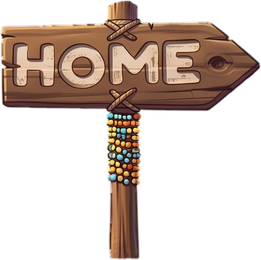
#> input picture New/tools/art/ref/home_sign_painted.png, 261 x 260 px
$ python world_sign.py
#> lines starting #> are read from the running program, lines starting #| are printed output that depends on the picture; after the words box and inside, x2 and y2 are one past the last pixel; in counts of white or black regions, pixels touching at a corner belong together
#!/usr/bin/env python3
"""Round 21 (the judges, j17: "the HOME sign's letters look like a UI font, not carved"): the letters of the painted
signpost (tools/art/ref/home_sign_painted.png, the world redraw's picture) cut into the board and burned: each letter's
cream fill becomes a groove of charred wood with the board's grain running through it, the groove's upper-left walls
in shadow (the sun and the fire light it from the upper left) and its lower-right walls catching the light, a thin
lit lip where the cut meets the board below and to the right.
Round 22 (the judges, j18: "the beaded pole under the HOME sign reads as a corn cob"): the post's long wrap of beads in
rows is plain wood again (the post's grain below it, carried up), with two narrow bands of Zulu beadwork round it (a
row of small beads, red, white, blue and gold, darker toward the post's sides as it turns), so the beadwork stays.

    python3 tools/art/world_sign.py   -> assets/art/world/home_sign.png
"""
from pathlib import Path

import numpy as np
from PIL import Image
from scipy import ndimage

NEW = Path(__file__).resolve().parents[2]
SRC = Path(__file__).parent / "ref/home_sign_painted.png"
OUT = NEW / "assets/art/world/home_sign.png"
BOARD = (slice(28, 112), slice(4, 232))  # rows, columns of the board where the letters are (px)
WRAP = (112, 186)  # round 22: rows of the post wrapped in beads (px)
POST_COLS = slice(100, 150)  # columns round the post (px)
BANDS = (115, 177)  # round 22: top rows of the two narrow bead bands (px)
BEADS = [(196, 52, 38), (244, 236, 214), (52, 112, 176), (232, 176, 52)]  # red, white, blue, gold


def plain_post(res: np.ndarray) -> None:
    """Round 22: the beaded wrap replaced by the post's own wood, with two narrow bands of beads round it."""
    y0, y1 = WRAP
    wood = res[188:252, POST_COLS].copy()  # (the plain post under the wrap)
    for y in range(y0, y1):
        res[y, POST_COLS] = wood[(y - y0) % wood.shape[0]]
    cols = np.where(res[200, POST_COLS, 3] > 128)[0] + POST_COLS.start
    left, right = int(cols.min()), int(cols.max())
    mid = (left + right) / 2.0
    half = (right - left) / 2.0
    for k, top in enumerate(BANDS):
        # the band's shadow on the post under it, then two rows of beads, 3 px each, the second offset
        res[top + 6, left:right + 1, :3] = res[top + 6, left:right + 1, :3] * 0.5
        res[top + 7, left:right + 1, :3] = res[top + 7, left:right + 1, :3] * 0.75
        for row in range(2):
            for i, x in enumerate(range(left - row, right + 1, 3)):
                r, g, b = BEADS[(i + k * 2 + row * 2) % len(BEADS)]
                turn = 1.0 - 0.55 * ((x + 1 - mid) / half) ** 2  # (the post turning away at its sides)
                for dy in range(3):
                    for dx in range(3):
                        xx = x + dx
                        if xx < left or xx > right:
                            continue
                        corner = dy in (0, 2) and dx in (0, 2)  # (round beads: their corners in shade)
                        lit = 1.18 if (dy, dx) == (0, 1) else (0.72 if dy == 2 or corner else 1.0)  # (lit from above)
                        res[top + row * 3 + dy, xx, :3] = np.clip(np.array([r, g, b]) * max(turn, 0.3) * lit, 0, 255)
                        res[top + row * 3 + dy, xx, 3] = 255


def shift(m, dy, dx):
    return np.roll(np.roll(m, dy, axis=0), dx, axis=1)


def main() -> None:
    img = np.asarray(Image.open(SRC).convert("RGBA")).astype(float)
    rgb = img[..., :3]
    lum = rgb.mean(axis=2)
    sat = rgb.max(axis=2) - rgb.min(axis=2)
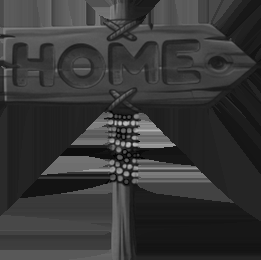
#> sat: shape (260, 261) float64; min 0, max 196, mean 54.3
    region = np.zeros(lum.shape, bool)
    region[BOARD] = True
    # the letters' cream fill (light and pale), closed over its painted specks
    cream = region & (lum > 168) & (sat < 85) & (img[..., 3] > 200)
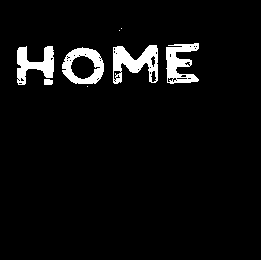
#> cream: shape (260, 261) bool; 5% white; 8 white regions (3 under 20 px), largest, box (x1, y1, x2, y2) and area: (113, 45, 158, 84) 960, (62, 47, 104, 84) 802, (166, 43, 199, 84) 781, (17, 46, 54, 85) 768, (44, 79, 53, 85) 50
    cream = ndimage.binary_opening(cream, iterations=1)
#> cream: shape (260, 261) bool; 4.7% white; 8 white regions (1 under 20 px), largest, box (x1, y1, x2, y2) and area: (113, 45, 158, 81) 831, (62, 47, 104, 84) 784, (17, 46, 54, 85) 750
    cream = ndimage.binary_closing(cream, iterations=2)
#> cream: shape (260, 261) bool; 5% white; 4 white regions, box (x1, y1, x2, y2) and area: (113, 45, 158, 84) 973, (17, 46, 54, 85) 820, (62, 47, 104, 84) 805, (166, 43, 199, 84) 779
    labels, n = ndimage.label(cream)
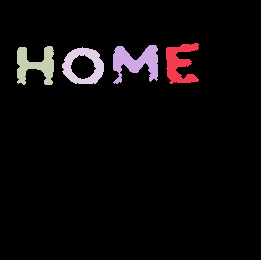
#> labels: shape (260, 261) int32; 5 distinct labels, from 0 to 4; one colour per label, 0 black
#> n = 4
    sizes = ndimage.sum(cream, labels, range(1, n + 1))
#> sizes = [779, 973, 820, 805]
    keep = np.isin(labels, [i + 1 for i, s in enumerate(sizes) if s > 60])  # (the letters, not a highlight fleck)
    # (and the light specks and shading left round their edges)
    keep = keep | (ndimage.binary_dilation(keep, iterations=2) & (lum > 130) & (sat < 100))
#> keep: shape (260, 261) bool; 5.7% white; 9 white regions (5 under 20 px), largest, box (x1, y1, x2, y2) and area: (112, 44, 158, 84) 1101, (61, 47, 104, 86) 922, (17, 46, 54, 86) 918, (166, 43, 199, 84) 910
    keep = ndimage.binary_closing(keep, iterations=1)
#> keep: shape (260, 261) bool; 5.7% white; 4 white regions, box (x1, y1, x2, y2) and area: (112, 44, 160, 84) 1108, (17, 46, 56, 86) 936, (61, 47, 104, 86) 923, (166, 43, 199, 84) 914
    mask = ndimage.gaussian_filter(keep.astype(float), 0.6)
    # (the dark outline painted round each letter: it becomes the groove's steep walls)
    walls = ndimage.binary_dilation(keep, iterations=2) & ~keep & (lum < 120)
#> walls: shape (260, 261) bool; 2% white in thin lines or dots, all inside (x1, y1, x2, y2) = (15, 41, 201, 88)

    rng = np.random.default_rng(21)
    h, w = lum.shape
#> h = 260; w = 261
    y = np.arange(h, dtype=float)[:, None]
#> y = 260 values from 0 to 259
    x = np.arange(w, dtype=float)[None, :]
    # the board's grain, running along it: long dark streaks wavering a little
    grain = ndimage.gaussian_filter(rng.normal(0, 1, (h, w)), (0.6, 14.0))
    grain = grain / (np.abs(grain).max() + 1e-6)
    rings = np.sin(y * 0.9 + np.sin(x * 0.03) * 3.0 + grain * 2.0)
    # the groove's floor: charred wood, warm in its grain
    floor = np.stack([74 + 14 * rings + 16 * grain, 42 + 8 * rings + 9 * grain, 25 + 4 * rings + 5 * grain], axis=-1)
    # depth: the walls on the upper left throw their shadow onto the floor; the lower-right walls catch the light
    soft = mask
    shadow = np.clip(soft - shift(soft, 3, 3), 0, 1)  # (near the groove's upper-left edges)
    lit_wall = np.clip(soft - shift(soft, -2, -2), 0, 1)  # (near its lower-right edges)
    c = floor * (1.0 - 0.55 * shadow[..., None])
    c = c * (1 - lit_wall[..., None] * 0.7) + np.array([182, 120, 70]) * lit_wall[..., None] * 0.7
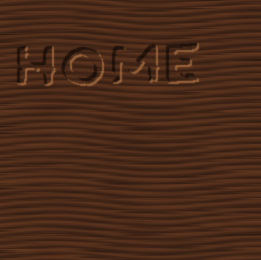
#> c: shape (260, 261, 3) float64; mean of channels 0, 1, 2 74.1, 42.2, 25.1; drawn as R, G, B
    # the floor a little warmer down the middle of each stroke (the fire's glow in it), so the word reads at a glance
    core = ndimage.distance_transform_edt(keep)
    warm = np.clip((core - 1.5) / 3.0, 0, 1) * 0.22
    c = c * (1 - warm[..., None]) + np.array([150, 84, 40]) * warm[..., None]
    out = rgb.copy()
    out = out * (1 - mask[..., None]) + c * mask[..., None]
    # the cut's steep walls (the old outline): darker, the lower-right ones lit
    wall_lit = walls & (shift(keep, -2, -2) | shift(keep, -1, -2) | shift(keep, -2, -1)) & ~(shift(keep, 2, 2))
#> in shift (call 3), `return np.roll(np.roll(m, dy, axis=0), dx, axis=1)`: returned value: shape (260, 261) bool; 5.7% white; 4 white regions, box (x1, y1, x2, y2) and area: (110, 42, 158, 82) 1108, (15, 44, 54, 84) 936, (59, 45, 102, 84) 923, (164, 41, 197, 82) 914
#> in shift (call 4), `return np.roll(np.roll(m, dy, axis=0), dx, axis=1)`: returned value: shape (260, 261) bool; 5.7% white; 4 white regions, box (x1, y1, x2, y2) and area: (110, 43, 158, 83) 1108, (15, 45, 54, 85) 936, (59, 46, 102, 85) 923, (164, 42, 197, 83) 914
#> in shift (call 5), `return np.roll(np.roll(m, dy, axis=0), dx, axis=1)`: returned value: shape (260, 261) bool; 5.7% white; 4 white regions, box (x1, y1, x2, y2) and area: (111, 42, 159, 82) 1108, (16, 44, 55, 84) 936, (60, 45, 103, 84) 923, (165, 41, 198, 82) 914
#> in shift (call 6), `return np.roll(np.roll(m, dy, axis=0), dx, axis=1)`: returned value: shape (260, 261) bool; 5.7% white; 4 white regions, box (x1, y1, x2, y2) and area: (114, 46, 162, 86) 1108, (19, 48, 58, 88) 936, (63, 49, 106, 88) 923, (168, 45, 201, 86) 914
#> wall_lit: shape (260, 261) bool; 0.93% white in thin lines or dots, all inside (x1, y1, x2, y2) = (15, 41, 198, 85)
    out[walls] = out[walls] * 0.55
    out[wall_lit] = np.array([168, 112, 66])
    # the lip of the board round each letter: a thin light edge below and to the right of the cut
    ring = ndimage.binary_dilation(keep, iterations=3) & ~ndimage.binary_dilation(keep, iterations=2)
#> ring: shape (260, 261) bool; 1.1% white in thin lines or dots, all inside (x1, y1, x2, y2) = (14, 40, 202, 89)
    lip = ring & ~shift(ndimage.binary_dilation(keep, iterations=3), 2, 2)
#> in shift (call 7), `return np.roll(np.roll(m, dy, axis=0), dx, axis=1)`: returned value: shape (260, 261) bool; 9.1% white; 2 white regions, box (x1, y1, x2, y2) and area: (111, 42, 204, 89) 3216, (16, 45, 109, 91) 2983
#> lip: shape (260, 261) bool; 0.47% white in thin lines or dots, all inside (x1, y1, x2, y2) = (14, 40, 200, 86)
    out[lip] = np.minimum(out[lip] * 1.22 + 10, 255)
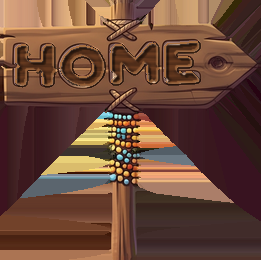
#> out: shape (260, 261, 3) float64; mean R, G, B 107, 71.8, 56
    res = img.copy()
    res[..., :3] = np.clip(out, 0, 255)
#> res: shape (260, 261, 4) float64; mean R, G, B, A 107, 71.8, 56, 93.5
    plain_post(res)
#> after the loop in plain_post, `for y in range(y0, y1):`:
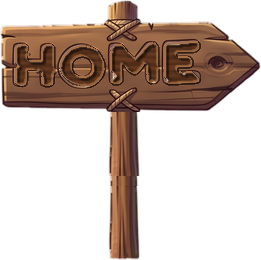
#> res: shape (260, 261, 4) float64; mean R, G, B, A 105.4, 69.8, 54.7, 92.7; transparent parts drawn white
#> in plain_post, `cols = np.where(res[200, POST_COLS, 3] > 128)[0] + POST_COLS.start`: cols = 26 values from 111 to 136
#> in plain_post, `left, right = int(cols.min()), int(cols.max())`: left = 111; right = 136
#> in plain_post, `mid = (left + right) / 2.0`: mid = 123.5
#> in plain_post, `half = (right - left) / 2.0`: half = 12.5
#> after the loop in plain_post, `for k, top in enumerate(BANDS):`:
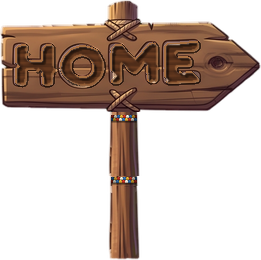
#> res: shape (260, 261, 4) float64; 0.61% of pixels changed, all inside (x1, y1, x2, y2) = (111, 115, 137, 185); transparent parts drawn white
    Image.fromarray(res.round().astype(np.uint8), "RGBA").save(OUT, optimize=True)
    print("home_sign.png written:", int(keep.sum()), "px of letters carved")
#| home_sign.png written: 3881 px of letters carved


if __name__ == "__main__":
    main()
